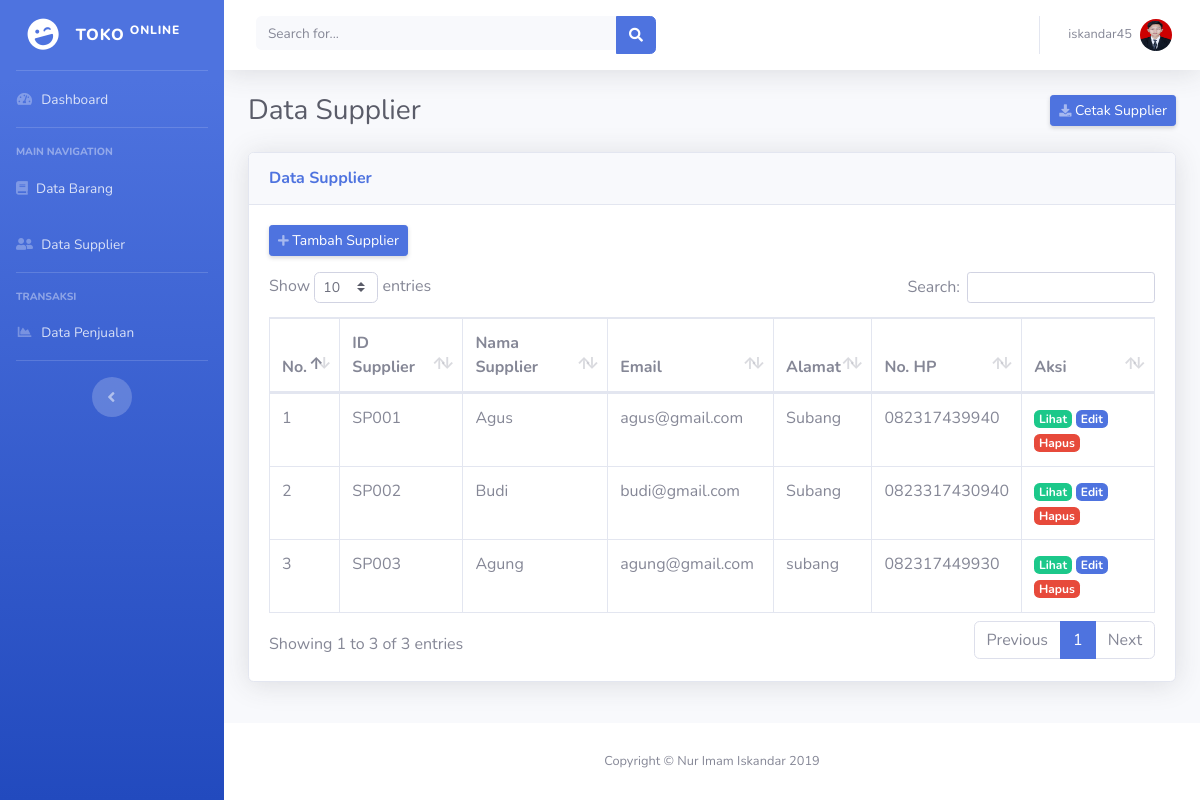
The app's page /data_supplier.php (signed in) with its own data.
### tables this page shows
CREATE TABLE `user` (
  `id` int(11) NOT NULL,
  `username` varchar(255) NOT NULL,
  `nama_lengkap` varchar(255) NOT NULL,
  `email` varchar(255) NOT NULL,
  `password` varchar(255) NOT NULL,
  `nohp` varchar(255) DEFAULT NULL,
  `alamat` text,
  `hint` varchar(255) NOT NULL,
  `photo` varchar(255) NOT NULL DEFAULT 'default.png',
  `role_id` int(2) NOT NULL
);

CREATE TABLE `supplier` (
  `id` int(11) NOT NULL,
  `id_supplier` varchar(12) NOT NULL,
  `nama_supplier` varchar(255) NOT NULL,
  `email` varchar(255) NOT NULL,
  `alamat` varchar(255) NOT NULL,
  `nohp` varchar(255) NOT NULL
);

### data_supplier.php (the view)
<?php include 'include/header.php'; ?>
<div class="container-fluid">
  <div class="d-sm-flex align-items-center justify-content-between mb-4">
    <h1 class="h3 mb-0 text-gray-800">Data Supplier</h1>
    <a href="#" class="d-none d-sm-inline-block btn btn-sm btn-primary shadow-sm"><i class="fas fa-download fa-sm text-white-50"></i> Cetak Supplier</a>
  </div>
  <div class="card shadow mb-4">
    <div class="card-header py-3">
      <h6 class="m-0 font-weight-bold text-primary">Data Supplier</h6>
    </div>
    <div class="card-body">
      <a class="btn btn-sm btn-primary shadow-sm mb-3" href="tambah_supplier.php"><i class="fas fa-plus fa-sm text-white-50"></i> Tambah Supplier</a>
      <table class="table table-bordered" id="dataTable">
        <thead>
          <tr>
            <th>No.</th>
            <th>ID Supplier</th>
            <th>Nama Supplier</th>
            <th>Email</th>
            <th>Alamat</th>
            <th>No. HP</th>
            <th>Aksi</th>
          </tr>
        </thead>
        <tbody>
          <?php
          include 'include/config.php';
          $query = "SELECT * FROM supplier order by id";
          $i = 1;
          $data = mysqli_query($con, $query);
          foreach ($data as $row) : ?>
            <tr>
              <td><?= $i++; ?></td>
              <td><?= $row['id_supplier']; ?></td>
              <td><?= $row['nama_supplier']; ?></td>
              <td><?= $row['email']; ?></td>
              <td><?= $row['alamat']; ?></td>
              <td><?= $row['nohp']; ?></td>
              <td>
                <a class="badge badge-success" href="lihat_supplier.php?id=<?= $row['id'] ?>">Lihat</a>
                <a class="badge badge-primary" href="ubah_supplier.php?id=<?= $row['id'] ?>">Edit</a>
                <a class="badge badge-danger" href="">Hapus</a>
              </td>
            </tr>
          <?php endforeach; ?>
        </tbody>
      </table>
    </div>
  </div>
</div>
</div>
<?php include 'include/footer.php'; ?>

### include/header.php (shortened to what this page needs)
<!DOCTYPE html>
<html lang="en">
<head>
  <link href="vendor/fontawesome-free/css/all.min.css" rel="stylesheet" type="text/css">
  <link href="css/sb-admin-2.min.css" rel="stylesheet">
  <link href="vendor/datatables/dataTables.bootstrap4.min.css" rel="stylesheet">
</head>
<body id="page-top">
  <div id="wrapper">
    <ul class="navbar-nav bg-gradient-primary sidebar sidebar-dark accordion" id="accordionSidebar">
      <a class="sidebar-brand d-flex align-items-center justify-content-center" href="index.php">
        <div class="sidebar-brand-icon rotate-n-15">
          <i class="fas fa-laugh-wink"></i>
        </div>
        <div class="sidebar-brand-text mx-3">TOKO <sup>Online</sup></div>
      </a>
      <hr class="sidebar-divider my-0">
      <li class="nav-item">
        <a class="nav-link" href="index.php">
          <i class="fas fa-fw fa-tachometer-alt"></i>
          <span>Dashboard</span></a>
      </li>
      <hr class="sidebar-divider">
      <div class="sidebar-heading">
        Main Navigation
      </div>
      <li class="nav-item">
        <a class="nav-link" href="data_barang.php">
          <i class="fas fa-book"></i>
          <span>Data Barang</span></a>
      </li>
      <li class="nav-item">
        <a class="nav-link" href="data_supplier.php">
          <i class="fas fa-user-friends"></i>
          <span>Data Supplier</span></a>
      </li>
      <hr class="sidebar-divider">
      <div class="sidebar-heading">
        TRANSAKSI
      </div>
      <li class="nav-item">
        <a class="nav-link" href="data_penjualan.php">
          <i class="fas fa-fw fa-chart-area"></i>
          <span>Data Penjualan</span></a>
      </li>
      <hr class="sidebar-divider d-none d-md-block">
      <div class="text-center d-none d-md-inline">
        <button class="rounded-circle border-0" id="sidebarToggle"></button>
      </div>
    </ul>
    <div id="content-wrapper" class="d-flex flex-column">
      <div id="content">
        <nav class="navbar navbar-expand navbar-light bg-white topbar mb-4 static-top shadow">
          <form class="d-none d-sm-inline-block form-inline mr-auto ml-md-3 my-2 my-md-0 mw-100 navbar-search">
            <div class="input-group">
              <input type="text" class="form-control bg-light border-0 small" placeholder="Search for..." aria-label="Search" aria-describedby="basic-addon2">
              <div class="input-group-append">
                <button class="btn btn-primary" type="button">
                  <i class="fas fa-search fa-sm"></i>
                </button>
              </div>
            </div>
          </form>
          <ul class="navbar-nav ml-auto">
            <li class="nav-item dropdown no-arrow">
              <a class="nav-link dropdown-toggle" href="#" id="userDropdown" role="button" data-toggle="dropdown" aria-haspopup="true" aria-expanded="false">
                <span class="mr-2 d-none d-lg-inline text-gray-600 small"><?= $_SESSION['username'] ?></span>
                <?php
                include 'include/config.php';
                $id = $_SESSION['id'];
                $data = mysqli_query($con, "select photo from user where id='$id'");
                $w = mysqli_fetch_assoc($data);
                ?>
                <img class="img-profile rounded-circle" src="img/user/<?= $w['photo'] ?>" alt="user">
              </a>
            </li>
          </ul>
        </nav>

### records on screen
user: photo (picture)
supplier: id_supplier "SP001", nama_supplier "Agus", email "agus@gmail.com", alamat "Subang", nohp "082317439940"
supplier: id_supplier "SP002", nama_supplier "Budi", email "budi@gmail.com", alamat "Subang", nohp "0823317430940"
supplier: id_supplier "SP003", nama_supplier "Agung", email "agung@gmail.com", alamat "subang", nohp "082317449930"

### other values on screen
$_SESSION['username'] "iskandar45"
